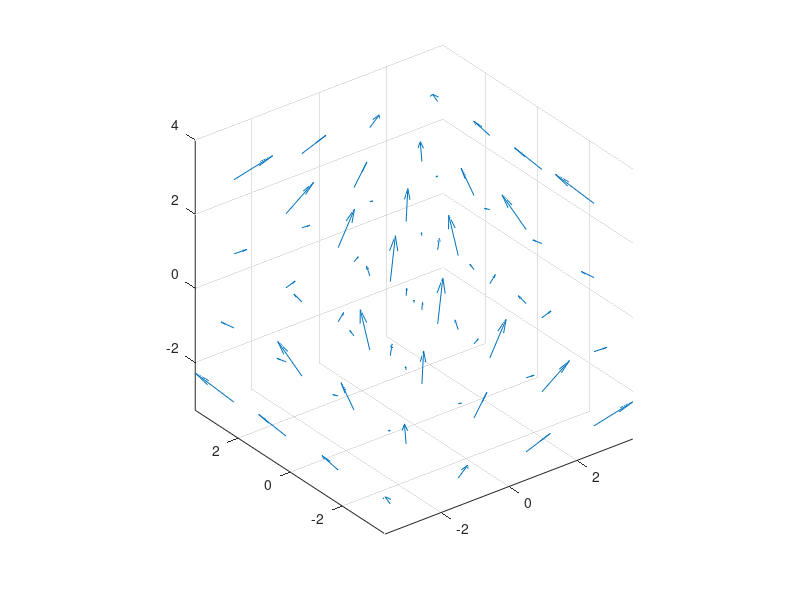

The MATLAB source for this figure: (Note: this script raises an error after producing the figure.)
X = [ 0 ];
Y = [ 0 ];
Z = [ 0 ];

for x = [ -3:2:3 ]
    for y = [ -3:2:3 ]
        for z = [ -3:2:3 ]
            X = [X, x]; % this is to append
            Y = [Y, y];     % the new coordinate
            Z = [Z, z];     % to the list of coords
        end
    end
end

B0 = 1; L =1;

Bx = -(B0 / L^2) * Z .* X;
By = -(B0 / L^2) * Z .* Y;
Bz = B0 * (1 + (Z.^2)/L^2 );

q = quiver3(X, Y, Z, Bx, By, Bz);
axis equal;
q.ShowArrowHead = 'off';
q.Marker = '.';
xlabel("Bx");
ylabel("By");
zlabel("Bz");